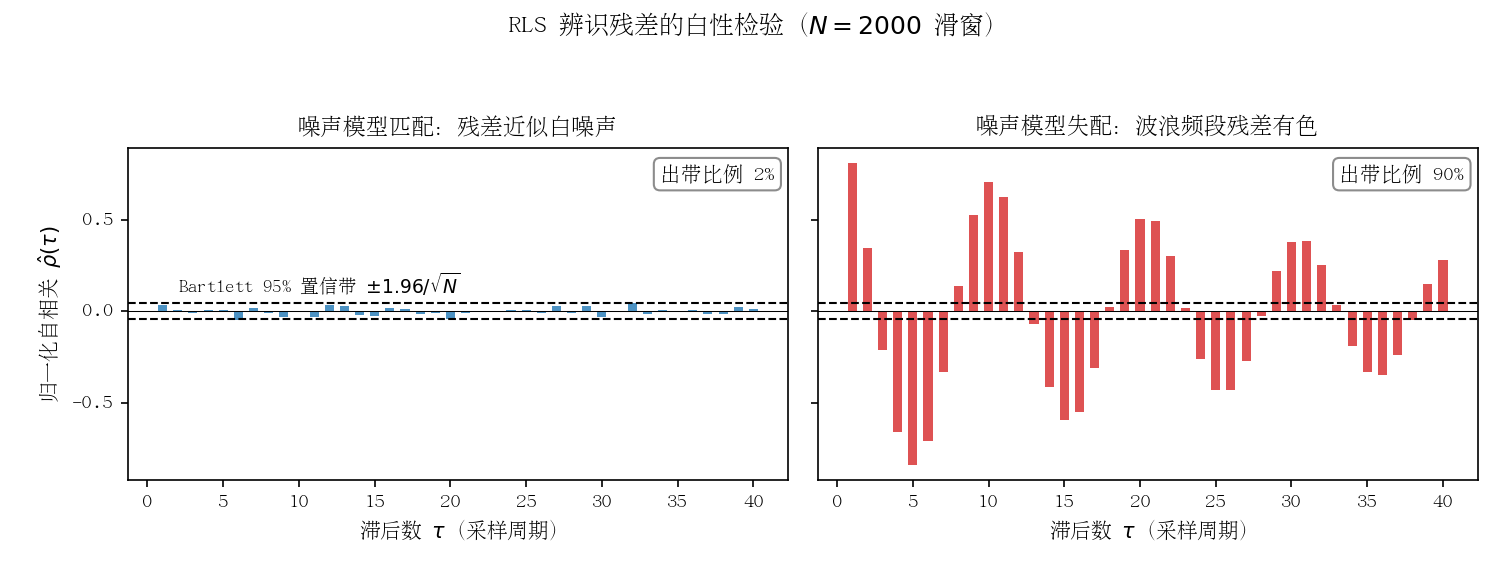

Generate this figure with Python:
# 生成 fig_02_residual_whiteness.png：辨识残差白性检验示意
# 左：模型-噪声结构匹配时，RLS 预报误差近似白噪声，ACF 落在 Bartlett 95% 置信带内
# 右：噪声模型失配（未建波浪有色噪声）时，残差 ACF 显著出带 -> 参数估计有偏风险
import numpy as np
import matplotlib
matplotlib.use("Agg")
import matplotlib.pyplot as plt

plt.rcParams['font.sans-serif'] = ['AR PL UMing CN', 'Noto Sans CJK SC', 'WenQuanYi Zen Hei']
plt.rcParams['axes.unicode_minus'] = False

rng = np.random.default_rng(42)
N = 2000          # 滑窗样本数
m = 40            # 最大滞后数

# 白残差：模型结构正确时的理想创新序列
e_white = rng.standard_normal(N)

# 有色残差：白噪声经二阶波浪成型滤波器（谐振峰约 0.1 Hz，采样 1 Hz）
# H(z) = 1 / (1 - 2*r*cos(w0) z^-1 + r^2 z^-2)
r, w0 = 0.97, 2 * np.pi * 0.1
a1, a2 = -2 * r * np.cos(w0), r**2
e_col = np.zeros(N)
w = rng.standard_normal(N)
for t in range(2, N):
    e_col[t] = -a1 * e_col[t - 1] - a2 * e_col[t - 2] + w[t]
e_col /= np.std(e_col)


def acf(x, m):
    x = x - x.mean()
    r0 = np.dot(x, x) / len(x)
    return np.array([np.dot(x[:-k], x[k:]) / (len(x) - k) / r0 for k in range(1, m + 1)])


lag = np.arange(1, m + 1)
band = 1.96 / np.sqrt(N)   # Bartlett 渐近 95% 置信带

fig, axes = plt.subplots(1, 2, figsize=(10, 3.8), sharey=True)
for ax, e, title, c in [
    (axes[0], e_white, "噪声模型匹配：残差近似白噪声", "#1f77b4"),
    (axes[1], e_col, "噪声模型失配：波浪频段残差有色", "#d62728"),
]:
    rho = acf(e, m)
    ax.bar(lag, rho, width=0.6, color=c, alpha=0.8)
    ax.axhline(band, ls="--", color="k", lw=1)
    ax.axhline(-band, ls="--", color="k", lw=1)
    ax.axhline(0, color="k", lw=0.5)
    ax.set_xlabel("滞后数 $\\tau$（采样周期）")
    ax.set_title(title, fontsize=11)
    out = np.mean(np.abs(rho) > band) * 100
    ax.text(0.98, 0.95, f"出带比例 {out:.0f}%", transform=ax.transAxes,
            ha="right", va="top", fontsize=10,
            bbox=dict(boxstyle="round", fc="white", ec="gray", alpha=0.9))
axes[0].set_ylabel("归一化自相关 $\\hat{\\rho}(\\tau)$")
axes[0].text(2, band * 2.2, "Bartlett 95% 置信带 $\\pm1.96/\\sqrt{N}$", fontsize=9)
fig.suptitle("RLS 辨识残差的白性检验（$N=2000$ 滑窗）", fontsize=12)
fig.tight_layout(rect=[0, 0, 1, 0.93])
out = "/home/jim/Desktop/auto_rudder/docs/adaptive_autopilot_research/figs/fig_02_residual_whiteness.png"
fig.savefig(out, dpi=150)
print("saved:", out)
